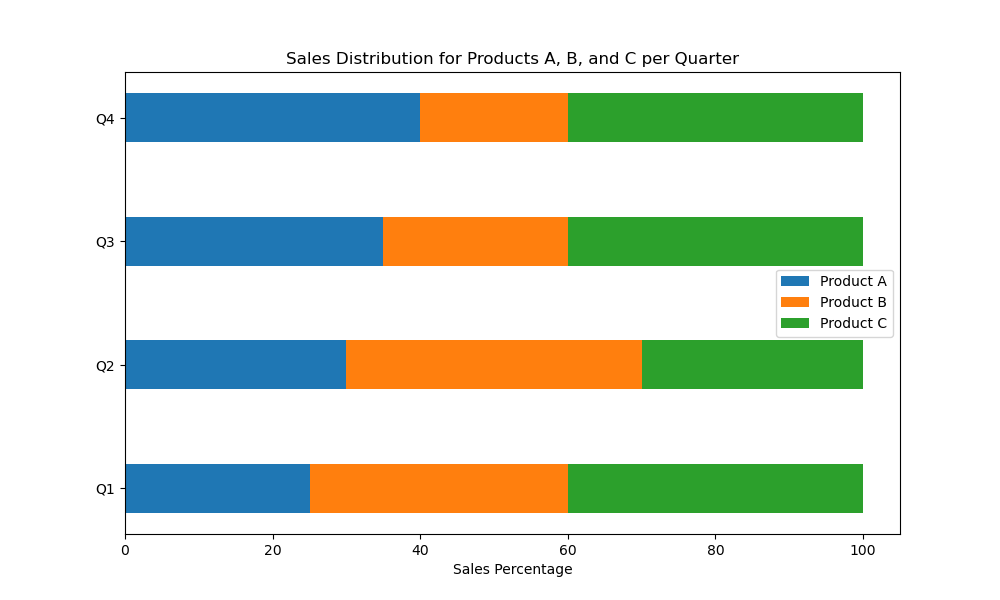

This chart was generated by the following Python code:

import matplotlib.pyplot as plt
import pandas as pd
import numpy as np

# Data
data = {
    'Quarter': ['Q1', 'Q2', 'Q3', 'Q4'],
    'Product A': [25, 30, 35, 40],
    'Product B': [35, 40, 25, 20],
    'Product C': [40, 30, 40, 40]
}
df = pd.DataFrame(data)

# Create a figure with specified figure size
fig, ax = plt.subplots(figsize=(10, 6))

# Colors for each product
colors = ['#1f77b4', '#ff7f0e', '#2ca02c']

# Plot stacked bar chart horizontally
bottoms = np.zeros(len(df['Quarter']))
for i, col in enumerate(df.columns[1:]):
    values = df[col] / 100 * df.sum(axis=1)
    ax.barh(df['Quarter'], values, left=bottoms, label=col, color=colors[i], height=0.4)
    bottoms += values

# Adding labels and title
ax.set_xlabel('Sales Percentage')
ax.set_title('Sales Distribution for Products A, B, and C per Quarter')

# Add legend
ax.legend()

plt.show()
